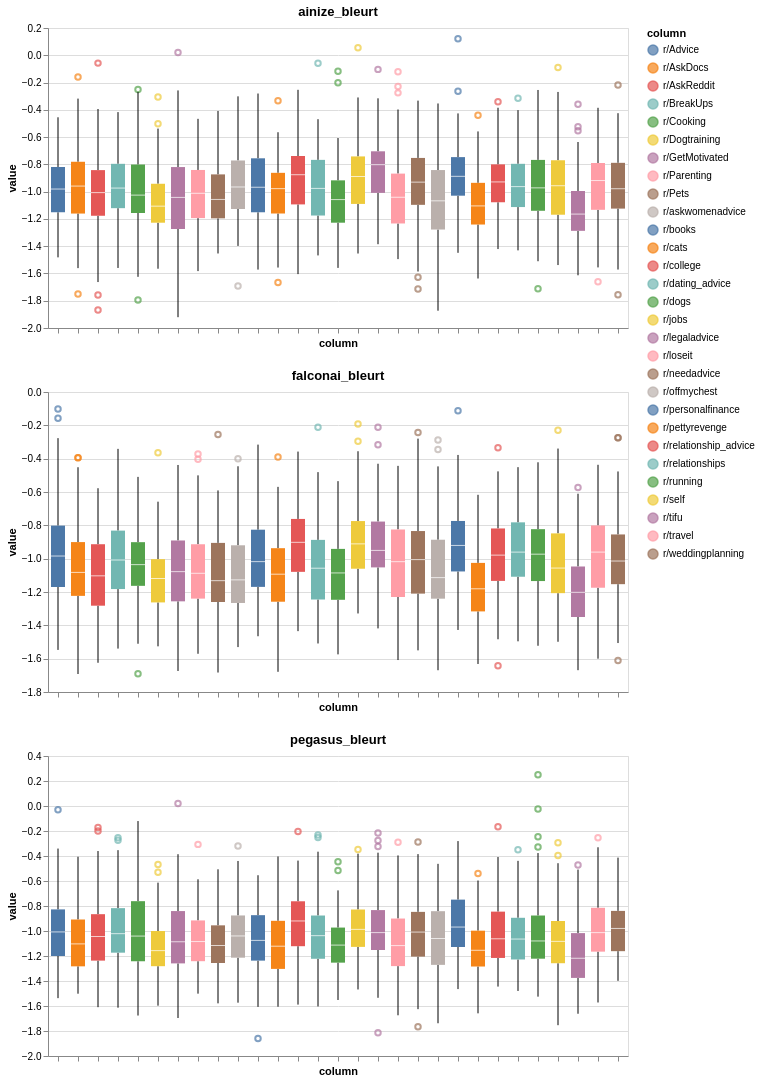

The code cell stored with this chart in its notebook:
### Code cell
# Plot of the three models with Bleurt metrics
one = alt.Chart(source_1_1, title="ainize_bleurt").mark_boxplot().encode(
alt.X('column').axis(labels=False),
y='value',
color='column'
)
two = alt.Chart(source_2_1, title="falconai_bleurt").mark_boxplot().encode(
alt.X('column').axis(labels=False),
y='value',
color='column'
)
three = alt.Chart(source_3_1, title="pegasus_bleurt").mark_boxplot().encode(
alt.X('column').axis(labels=False),
y='value',
color='column'
)

(one & two & three).properties(width=800).interactive()
(one & two & three).display()

### Figure 1 — Vega-Lite specification as saved in the notebook (floating-point values rounded to 4 significant figures; data arrays with more than 128 entries replaced by an {"elided": "..."} marker saying what was removed)
{"$schema": "https://vega.github.io/schema/vega-lite/v5.20.1.json", "config": {"view": {"continuousHeight": 300, "continuousWidth": 300}}, "datasets": {"data-468d8cc01d2132f5e54bcef5ab829786": {"elided": "3306 records"}, "data-764c5e1bdcece028a16f9414289a92ae": {"elided": "3306 records"}, "data-c62956c361c8dac9b9e1076d78033329": {"elided": "3306 records"}}, "vconcat": [{"data": {"name": "data-468d8cc01d2132f5e54bcef5ab829786"}, "encoding": {"color": {"field": "column", "type": "nominal"}, "x": {"axis": {"labels": false}, "field": "column", "type": "nominal"}, "y": {"field": "value", "type": "quantitative"}}, "mark": {"type": "boxplot"}, "title": "ainize_bleurt"}, {"data": {"name": "data-c62956c361c8dac9b9e1076d78033329"}, "encoding": {"color": {"field": "column", "type": "nominal"}, "x": {"axis": {"labels": false}, "field": "column", "type": "nominal"}, "y": {"field": "value", "type": "quantitative"}}, "mark": {"type": "boxplot"}, "title": "falconai_bleurt"}, {"data": {"name": "data-764c5e1bdcece028a16f9414289a92ae"}, "encoding": {"color": {"field": "column", "type": "nominal"}, "x": {"axis": {"labels": false}, "field": "column", "type": "nominal"}, "y": {"field": "value", "type": "quantitative"}}, "mark": {"type": "boxplot"}, "title": "pegasus_bleurt"}]}
